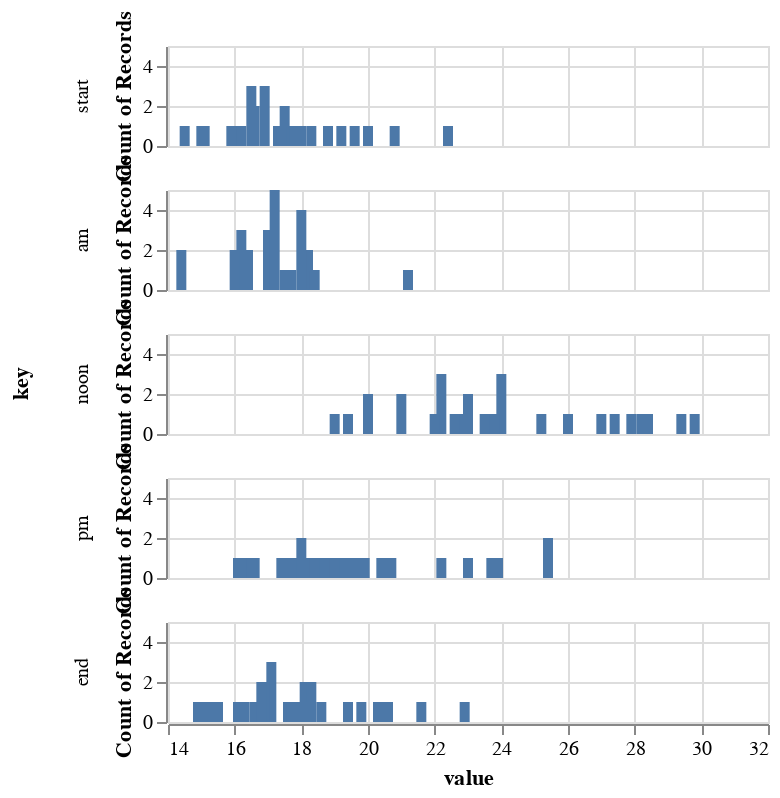

The cell this chart's notebook holds for it:
### Code cell
alt.Chart(tdf).transform_fold(
tdf.columns[1:6],
).mark_bar().encode(
    x='value:Q',
    y='count()',
    row=alt.Row("key:N").sort(tdf.columns[1:])
).properties(
    width=300, height=50
)

### Figure 1 — Vega-Lite specification as saved in the notebook (floating-point values rounded to 4 significant figures)
{"config": {"view": {"continuousWidth": 300, "continuousHeight": 300}}, "data": {"name": "data-5fa8bb26031d2b46afb232a4c03230c1"}, "mark": {"type": "bar"}, "encoding": {"row": {"field": "key", "sort": ["start", "am", "noon", "pm", "end"], "type": "nominal"}, "x": {"field": "value", "type": "quantitative"}, "y": {"aggregate": "count", "type": "quantitative"}}, "height": 50, "transform": [{"fold": ["start", "am", "noon", "pm", "end"]}], "width": 300, "$schema": "https://vega.github.io/schema/vega-lite/v5.20.1.json", "datasets": {"data-5fa8bb26031d2b46afb232a4c03230c1": [{"day in month": 0, "start": 16.0, "am": 16.2, "noon": 22.2, "pm": 19.9, "end": 18.6}, {"day in month": 1, "start": 18.3, "am": 18.2, "noon": 28.2, "pm": 25.4, "end": 22.9}, {"day in month": 2, "start": 22.4, "am": 21.2, "noon": 29.4, "pm": 25.4, "end": 21.6}, {"day in month": 3, "start": 20.8, "am": 18.2, "noon": 27.9, "pm": 23.0, "end": 19.8}, {"day in month": 4, "start": 19.2, "am": 17.1, "noon": 19.0, "pm": 16.6, "end": 16.1}, {"day in month": 5, "start": 15.9, "am": 17.0, "noon": 19.4, "pm": 16.4, "end": 14.9}, {"day in month": 6, "start": 14.5, "am": 14.4, "noon": 20.0, "pm": 16.5, "end": 16.3}, {"day in month": 7, "start": 16.2, "am": 17.0, "noon": 25.2, "pm": 20.4, "end": 18.0}, {"day in month": 8, "start": 17.5, "am": 16.4, "noon": 27.4, "pm": 22.2, "end": 19.4}, {"day in month": 9, "start": 18.8, "am": 17.2, "noon": 27.0, "pm": 20.7, "end": 18.1}, {"day in month": 10, "start": 17.6, "am": 16.4, "noon": 26.0, "pm": 20.6, "end": 18.3}, {"day in month": 11, "start": 17.8, "am": 17.0, "noon": 20.0, "pm": 16.1, "end": 15.2}, {"day in month": 12, "start": 15.0, "am": 16.0, "noon": 21.0, "pm": 17.4, "end": 16.6}, {"day in month": 13, "start": 16.5, "am": 17.5, "noon": 22.7, "pm": 17.8, "end": 17.1}, {"day in month": 14, "start": 16.9, "am": 18.0, "noon": 23.6, "pm": 18.5, "end": 16.9}, {"day in month": 15, "start": 16.6, "am": 16.2, "noon": 22.0, "pm": 18.0, "end": 17.1}, {"day in month": 16, "start": 16.9, "am": 17.7, "noon": 28.4, "pm": 23.7, "end": 20.6}, {"day in month": 17, "start": 20.0, "am": 18.4, "noon": 29.8, "pm": 23.9, "end": 20.3}, {"day in month": 18, "start": 19.6, "am": 17.2, "noon": 23.0, "pm": 18.2, "end": 16.8}, {"day in month": 19, "start": 16.5, "am": 16.0, "noon": 21.0, "pm": 17.5, "end": 16.8}, {"day in month": 20, "start": 16.6, "am": 18.0, "noon": 23.0, "pm": 18.8, "end": 17.6}, {"day in month": 21, "start": 17.3, "am": 17.6, "noon": 24.0, "pm": 19.5, "end": 18.3}, {"day in month": 22, "start": 18.0, "am": 18.0, "noon": 24.0, "pm": 19.1, "end": 17.7}, {"day in month": 23, "start": 17.4, "am": 17.2, "noon": 23.5, "pm": 19.4, "end": 17.9}, {"day in month": 24, "start": 17.5, "am": 17.2, "noon": 23.8, "pm": 19.0, "end": 18.1}, {"day in month": 25, "start": 17.9, "am": 18.0, "noon": 22.6, "pm": 18.0, "end": 17.1}, {"day in month": 26, "start": 16.9, "am": 17.2, "noon": 22.2, "pm": 18.4, "end": 16.9}, {"day in month": 27, "start": 16.5, "am": 16.2, "noon": 22.2, "pm": 17.6, "end": 15.5}, {"day in month": 28, "start": 15.1, "am": 14.4, "noon": 24.0, "pm": 19.7, "end": 18.2}]}}
